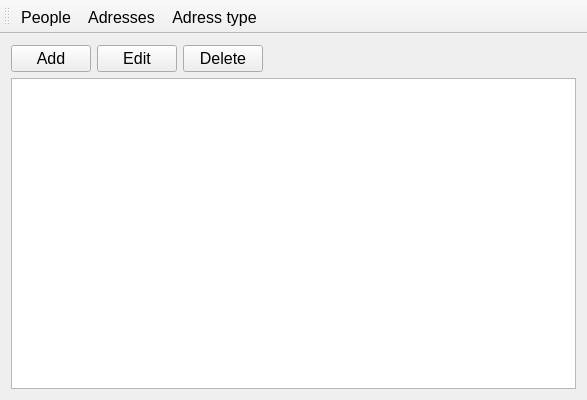
<?xml version="1.0" encoding="UTF-8"?>
<ui version="4.0">
 <class>AdressLibraryClass</class>
 <widget class="QMainWindow" name="AdressLibraryClass">
  <property name="geometry">
   <rect>
    <x>0</x>
    <y>0</y>
    <width>587</width>
    <height>400</height>
   </rect>
  </property>
  <property name="windowTitle">
   <string>AdressLibrary</string>
  </property>
  <property name="windowIcon">
   <iconset resource="AdressLibrary.qrc">
    <normaloff>:/images/images/icon.jpg</normaloff>:/images/images/icon.jpg</iconset>
  </property>
  <property name="toolButtonStyle">
   <enum>Qt::ToolButtonTextBesideIcon</enum>
  </property>
  <widget class="QWidget" name="centralWidget">
   <property name="font">
    <font>
     <pointsize>12</pointsize>
    </font>
   </property>
   <layout class="QGridLayout" name="gridLayout">
    <property name="leftMargin">
     <number>0</number>
    </property>
    <property name="topMargin">
     <number>0</number>
    </property>
    <property name="rightMargin">
     <number>0</number>
    </property>
    <property name="bottomMargin">
     <number>0</number>
    </property>
    <property name="spacing">
     <number>3</number>
    </property>
    <item row="0" column="0">
     <widget class="QStackedWidget" name="stackedWidget">
      <property name="currentIndex">
       <number>2</number>
      </property>
      <widget class="QWidget" name="page_9">
       <layout class="QGridLayout" name="gridLayout_2">
        <item row="0" column="2">
         <widget class="QPushButton" name="pushButton_deletePerson">
          <property name="text">
           <string>Delete</string>
          </property>
          <property name="icon">
           <iconset resource="AdressLibrary.qrc">
            <normaloff>:/images/images/delete.png</normaloff>:/images/images/delete.png</iconset>
          </property>
         </widget>
        </item>
        <item row="0" column="1">
         <widget class="QPushButton" name="pushButton_editPerson">
          <property name="text">
           <string>Edit</string>
          </property>
          <property name="icon">
           <iconset resource="AdressLibrary.qrc">
            <normaloff>:/images/images/edit.png</normaloff>:/images/images/edit.png</iconset>
          </property>
         </widget>
        </item>
        <item row="0" column="0">
         <widget class="QPushButton" name="pushButton_addPerson">
          <property name="text">
           <string>Add</string>
          </property>
          <property name="icon">
           <iconset resource="AdressLibrary.qrc">
            <normaloff>:/images/images/new.png</normaloff>:/images/images/new.png</iconset>
          </property>
         </widget>
        </item>
        <item row="0" column="3">
         <spacer name="horizontalSpacer">
          <property name="orientation">
           <enum>Qt::Horizontal</enum>
          </property>
          <property name="sizeHint" stdset="0">
           <size>
            <width>323</width>
            <height>20</height>
           </size>
          </property>
         </spacer>
        </item>
        <item row="1" column="0" colspan="4">
         <widget class="QTableView" name="tableView"/>
        </item>
       </layout>
      </widget>
      <widget class="QWidget" name="page_10">
       <layout class="QGridLayout" name="gridLayout_3">
        <item row="0" column="4">
         <spacer name="horizontalSpacer_2">
          <property name="orientation">
           <enum>Qt::Horizontal</enum>
          </property>
          <property name="sizeHint" stdset="0">
           <size>
            <width>240</width>
            <height>20</height>
           </size>
          </property>
         </spacer>
        </item>
        <item row="0" column="1">
         <widget class="QPushButton" name="pushButton_editAdresses">
          <property name="text">
           <string>Edit</string>
          </property>
          <property name="icon">
           <iconset resource="AdressLibrary.qrc">
            <normaloff>:/images/images/edit.png</normaloff>:/images/images/edit.png</iconset>
          </property>
         </widget>
        </item>
        <item row="0" column="0">
         <widget class="QPushButton" name="pushButton_addAdresses">
          <property name="text">
           <string>Add</string>
          </property>
          <property name="icon">
           <iconset resource="AdressLibrary.qrc">
            <normaloff>:/images/images/new.png</normaloff>:/images/images/new.png</iconset>
          </property>
         </widget>
        </item>
        <item row="1" column="0" colspan="5">
         <widget class="QTreeWidget" name="treeWidget">
          <column>
           <property name="text">
            <string notr="true">1</string>
           </property>
          </column>
         </widget>
        </item>
        <item row="0" column="3">
         <widget class="QPushButton" name="pushButton_deleteAdress">
          <property name="text">
           <string>Delete</string>
          </property>
          <property name="icon">
           <iconset resource="AdressLibrary.qrc">
            <normaloff>:/images/images/delete.png</normaloff>:/images/images/delete.png</iconset>
          </property>
         </widget>
        </item>
        <item row="0" column="2">
         <widget class="QPushButton" name="pushButton_branch_Adresses">
          <property name="text">
           <string>Branch</string>
          </property>
          <property name="icon">
           <iconset resource="AdressLibrary.qrc">
            <normaloff>:/images/images/add brach.png</normaloff>:/images/images/add brach.png</iconset>
          </property>
         </widget>
        </item>
       </layout>
      </widget>
      <widget class="QWidget" name="page_11">
       <layout class="QGridLayout" name="gridLayout_4">
        <item row="0" column="0">
         <widget class="QPushButton" name="pushButton_addAdressType">
          <property name="text">
           <string>Add</string>
          </property>
          <property name="icon">
           <iconset resource="AdressLibrary.qrc">
            <normaloff>:/images/images/new.png</normaloff>:/images/images/new.png</iconset>
          </property>
         </widget>
        </item>
        <item row="0" column="1">
         <widget class="QPushButton" name="pushButton_editAdressType">
          <property name="text">
           <string>Edit</string>
          </property>
          <property name="icon">
           <iconset resource="AdressLibrary.qrc">
            <normaloff>:/images/images/edit.png</normaloff>:/images/images/edit.png</iconset>
          </property>
         </widget>
        </item>
        <item row="0" column="2">
         <widget class="QPushButton" name="pushButton_deleteAdressType">
          <property name="text">
           <string>Delete</string>
          </property>
          <property name="icon">
           <iconset resource="AdressLibrary.qrc">
            <normaloff>:/images/images/delete.png</normaloff>:/images/images/delete.png</iconset>
          </property>
         </widget>
        </item>
        <item row="0" column="3">
         <spacer name="horizontalSpacer_3">
          <property name="orientation">
           <enum>Qt::Horizontal</enum>
          </property>
          <property name="sizeHint" stdset="0">
           <size>
            <width>323</width>
            <height>20</height>
           </size>
          </property>
         </spacer>
        </item>
        <item row="1" column="0" colspan="4">
         <widget class="QListWidget" name="listWidget"/>
        </item>
       </layout>
      </widget>
     </widget>
    </item>
   </layout>
  </widget>
  <widget class="QMenuBar" name="menuBar">
   <property name="geometry">
    <rect>
     <x>0</x>
     <y>0</y>
     <width>587</width>
     <height>28</height>
    </rect>
   </property>
   <property name="font">
    <font>
     <pointsize>12</pointsize>
    </font>
   </property>
  </widget>
  <widget class="QToolBar" name="mainToolBar">
   <property name="font">
    <font>
     <pointsize>12</pointsize>
    </font>
   </property>
   <property name="windowTitle">
    <string>Adress library</string>
   </property>
   <property name="toolButtonStyle">
    <enum>Qt::ToolButtonTextUnderIcon</enum>
   </property>
   <attribute name="toolBarArea">
    <enum>TopToolBarArea</enum>
   </attribute>
   <attribute name="toolBarBreak">
    <bool>false</bool>
   </attribute>
   <addaction name="actionPeople"/>
   <addaction name="actionAdresses"/>
   <addaction name="actionAdress_type"/>
  </widget>
  <action name="actionPeople">
   <property name="checkable">
    <bool>false</bool>
   </property>
   <property name="icon">
    <iconset resource="AdressLibrary.qrc">
     <normaloff>:/images/images/people.png</normaloff>:/images/images/people.png</iconset>
   </property>
   <property name="text">
    <string>People</string>
   </property>
   <property name="toolTip">
    <string>Go to people directory</string>
   </property>
   <property name="menuRole">
    <enum>QAction::NoRole</enum>
   </property>
   <property name="priority">
    <enum>QAction::LowPriority</enum>
   </property>
  </action>
  <action name="actionAdresses">
   <property name="checkable">
    <bool>false</bool>
   </property>
   <property name="icon">
    <iconset resource="AdressLibrary.qrc">
     <normaloff>:/images/images/adress.png</normaloff>:/images/images/adress.png</iconset>
   </property>
   <property name="text">
    <string>Adresses</string>
   </property>
   <property name="toolTip">
    <string>Go to adresses directory</string>
   </property>
   <property name="menuRole">
    <enum>QAction::NoRole</enum>
   </property>
  </action>
  <action name="actionAdress_type">
   <property name="checkable">
    <bool>false</bool>
   </property>
   <property name="icon">
    <iconset resource="AdressLibrary.qrc">
     <normaloff>:/images/images/adress type.jpg</normaloff>:/images/images/adress type.jpg</iconset>
   </property>
   <property name="text">
    <string>Adress type</string>
   </property>
   <property name="toolTip">
    <string>Go to adress type directory</string>
   </property>
   <property name="menuRole">
    <enum>QAction::NoRole</enum>
   </property>
  </action>
 </widget>
 <layoutdefault spacing="6" margin="11"/>
 <resources>
  <include location="AdressLibrary.qrc"/>
 </resources>
 <connections/>
</ui>
